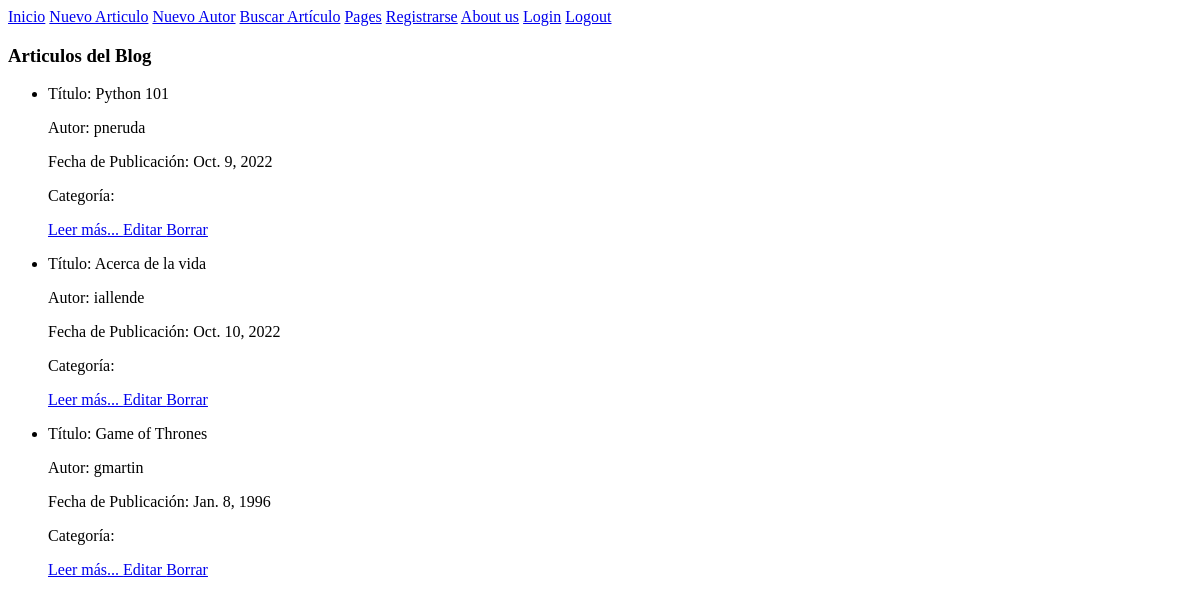
Page /blog/pages/ on the earlier database version.
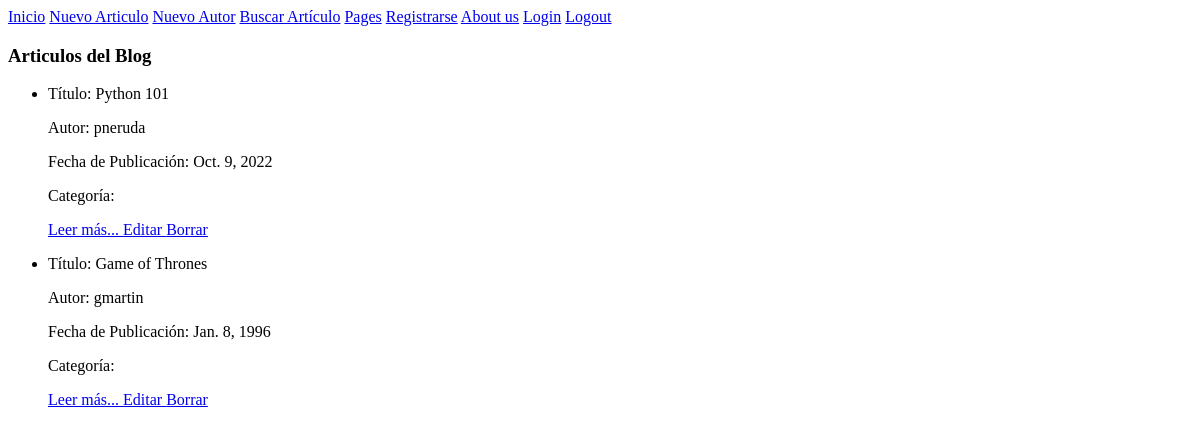
Same page on the later database version.
### Blog/models.py (models this page shows, shortened)
class Articulos(models.Model):
    class Meta:
        verbose_name_plural = "Articulos"
    titulo = models.CharField(max_length=100)
    texto = models.CharField(max_length=1000)
    articulo_nro = models.IntegerField()
    username_autor = models.CharField(max_length=100)
    fecha_de_publicacion = models.DateField(null=True)

### Blog/views.py (the view)
# urls.py: path("pages/", ArticulosList.as_view(), name="ArticulosList"),
class ArticulosList(ListView):
    model = Articulos
    template_name = "blog/pages.html"

### Blog/templates/Blog/pages.html
{% extends "Blog/padre.html" %}
{% block contenido_que_cambia %}
<h3>Articulos del Blog</h3>
<ul>
    {% for articulo in object_list %}
    <li>
        <p> Título: {{articulo.titulo}}</p>
        <p> Autor: {{articulo.username_autor}}</p>
        <p> Fecha de Publicación: {{articulo.fecha_de_publicacion}}</p>
        <p> Categoría: {{articulo.sections}}</p>
        <a href="{% url 'ArticuloDetail' articulo.id %}"> Leer más... </a>
        <a href="{% url 'ArticuloUpdate' articulo.id %}"> Editar </a>
        <a href="{% url 'ArticuloDelete' articulo.id %}"> Borrar </a>
    </li>
    {% endfor %}
</ul>
{% endblock %}

### Blog/templates/Blog/padre.html (shortened to what this page needs)
<!DOCTYPE html>
<html lang="en">
<head>
</head>
<body>
    <nav class="navbar navbar-light bg-light static-top">
        <div class="container">
            <a class="navbar-brand" href="http://127.0.0.1:8000/blog/">Inicio</a>
            <a class="navbar-brand" href="http://127.0.0.1:8000/blog/formulario-articulo/">Nuevo Articulo</a>
            <a class="navbar-brand" href="http://127.0.0.1:8000/blog/formulario-autor/">Nuevo Autor</a>
            <a class="navbar-brand" href="http://127.0.0.1:8000/blog/busqueda-art/">Buscar Artículo</a>
            <a class="navbar-brand" href="http://127.0.0.1:8000/blog/pages/">Pages</a>
            <a class="btn btn-primary" href="#signup">Registrarse</a>
            <a class="navbar-brand" href="http://127.0.0.1:8000/blog/aboutus/">About us</a>
            <a href="{% url 'Login' %}">Login</a>
            <a href="{% url 'Logout' %}">Logout</a>
    </div>
</nav>
</body>
</html>
{% block contenido_que_cambia %}
{% endblock %}

Differences in the rows shown:
removed Articulos: titulo "Acerca de la vida", username_autor "iallende", fecha_de_publicacion "Oct. 10, 2022"
